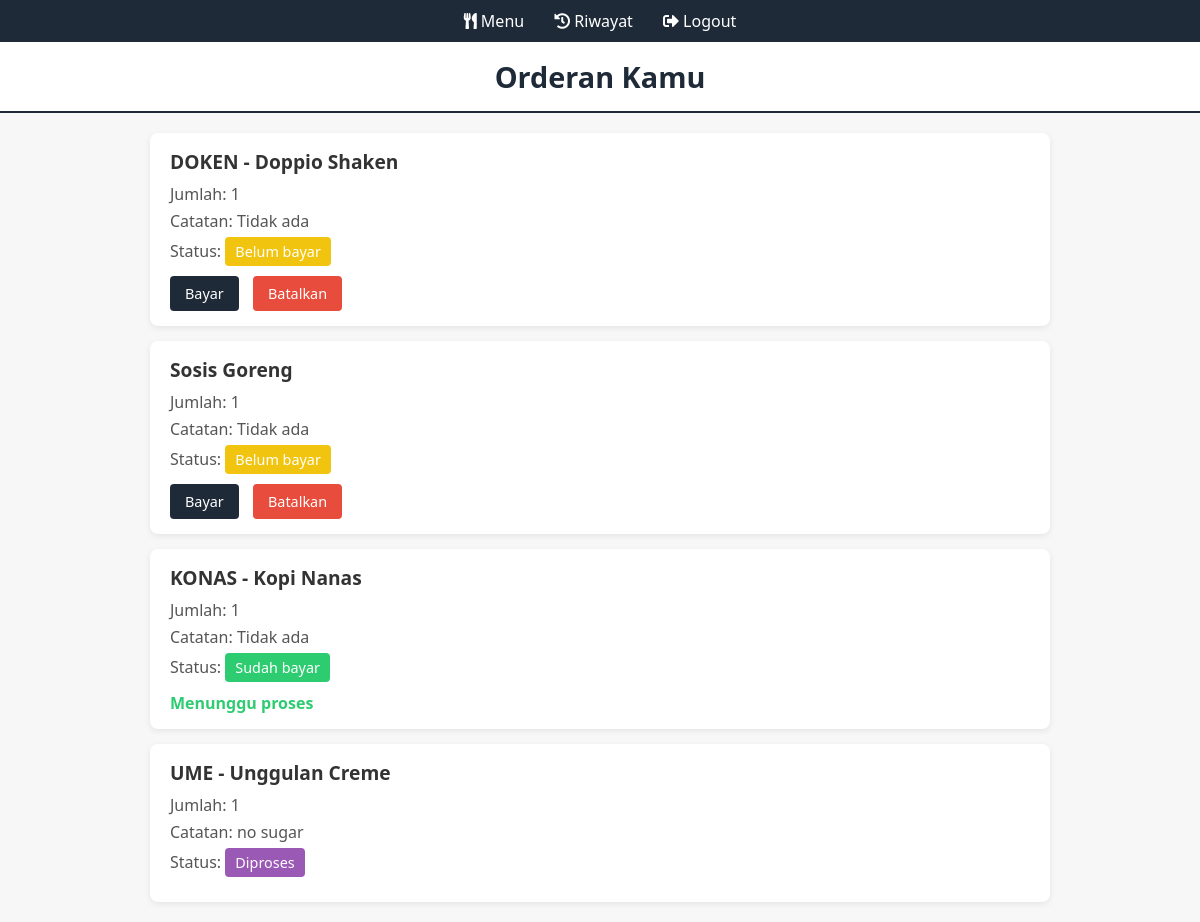
/costumer/menu/orderan_kamu.php (signed in), run on the app's committed database.
### tables this page shows
CREATE TABLE `tb_detail_pesanan` (
  `id` int(11) NOT NULL,
  `pesanan_id` int(11) NOT NULL,
  `menu_id` int(11) NOT NULL,
  `jumlah` int(11) NOT NULL,
  `catatan` text DEFAULT NULL,
  `harga` int(11) NOT NULL,
  `total_harga` int(11) NOT NULL
);

CREATE TABLE `tb_menu` (
  `kd_menu` int(11) NOT NULL,
  `menu` varchar(100) NOT NULL,
  `jenis` varchar(20) NOT NULL,
  `harga` int(11) NOT NULL,
  `status` varchar(15) NOT NULL,
  `foto` varchar(100) NOT NULL,
  `kd_kategori` int(11) NOT NULL
);

CREATE TABLE `tb_pesanan` (
  `id` int(11) NOT NULL,
  `user_id` int(11) NOT NULL,
  `no_meja` int(11) DEFAULT NULL,
  `total_harga` int(11) NOT NULL,
  `status` enum('belum_bayar','sudah_bayar','diproses','selesai','dibatalkan') DEFAULT 'belum_bayar',
  `created_at` timestamp NOT NULL DEFAULT current_timestamp(),
  `updated_at` timestamp NOT NULL DEFAULT current_timestamp() ON UPDATE current_timestamp()
);

### costumer/menu/orderan_kamu.php (the view, shortened to what this page needs)
<?php
include '../../config/koneksi.php';
$id_user = $_SESSION['id_user'];
$query_order = "SELECT p.*, dp.*, m.menu, dp.catatan
                FROM tb_pesanan p
                JOIN tb_detail_pesanan dp ON p.id = dp.pesanan_id
                JOIN tb_menu m ON dp.menu_id = m.kd_menu
                WHERE p.user_id = $id_user AND p.status IN ('belum_bayar', 'sudah_bayar','diproses')
                ORDER BY p.created_at DESC";
$result_order = mysqli_query($koneksi, $query_order);
?>
<!DOCTYPE html>
<html lang="id">
<head>
    <link rel="stylesheet" href="https://cdnjs.cloudflare.com/ajax/libs/font-awesome/5.15.3/css/all.min.css">
</head>
<body>
    <div class="navbar">
        <a href="daftarmenu.php"><i class="fas fa-utensils"></i> Menu</a>
        <a href="riwayat_pesanan.php"><i class="fas fa-history"></i> Riwayat</a>
        <a href="logout.php"><i class="fas fa-sign-out-alt"></i> Logout</a>
    </div>
    <div class="judul">Orderan Kamu</div>
    <div class="container">
        <?php if (mysqli_num_rows($result_order) > 0): ?>
            <?php while ($row = mysqli_fetch_assoc($result_order)): ?>
                <div class="order-item">
                    <div class="menu-title"><?php echo $row['menu']; ?></div>
                    <div class="order-details">
                        <p><span>Jumlah:</span> <?php echo $row['jumlah']; ?></p>
                        <p><span>Catatan:</span> <?php echo $row['catatan'] ?: 'Tidak ada'; ?></p>
                        <p><span>Status:</span>
                            <span class="status <?php echo strtolower($row['status']); ?>">
                                <?php echo ucfirst(str_replace('_', ' ', $row['status'])); ?>
                            </span>
                        </p>
                    </div>
                    <div class="actions">
                        <?php if ($row['status'] == 'belum_bayar'): ?>
                            <a href="bayar.php?pesanan_id=<?php echo $row['pesanan_id']; ?>" class="bayar">Bayar</a>
                            <a href="batal.php?pesanan_id=<?php echo $row['pesanan_id']; ?>" class="batal">Batalkan</a>
                        <?php elseif ($row['status'] == 'sudah_bayar'): ?>
                            <span style="color: var(--success-color); font-weight: bold;">Menunggu proses</span>
                        <?php endif; ?>
                    </div>
                </div>
            <?php endwhile; ?>
        <?php else: ?>
            <div class="empty">
                <p>Belum ada pesanan.</p>
            </div>
        <?php endif; ?>
    </div>
</body>
</html>

### costumer/menu/orderan_kamu.php (style rules this page uses)
:root { --primary-color: #1f2a38; --danger-color: #e74c3c; --success-color: #2ecc71; --warning-color: #f1c40f; --bg-light: #f7f7f7; --text-color: #333; }
body { font-family: 'Segoe UI', sans-serif; background-color: var(--bg-light); margin: 0; padding: 0; }
.navbar { background-color: var(--primary-color); padding: 10px 0; display: flex; justify-content: center; gap: 30px; }
.navbar a { color: white; text-decoration: none; font-weight: 500; }
.judul { background-color: white; padding: 15px 20px; text-align: center; font-size: 1.8rem; font-weight: bold; color: var(--primary-color); border-bottom: 2px solid var(--primary-color); }
.container { max-width: 900px; margin: 20px auto; padding: 0 15px; }
.order-item { background: white; margin-bottom: 15px; border-radius: 8px; box-shadow: 0 2px 6px rgba(0,0,0,0.08); padding: 15px 20px; }
.menu-title { font-size: 1.2rem; font-weight: bold; margin-bottom: 8px; color: var(--text-color); }
.order-details p { margin: 5px 0; color: #555; }
.order-details span { font-weight: 500; }
.status { display: inline-block; padding: 5px 10px; border-radius: 4px; font-size: 0.9rem; font-weight: 600; }
.status.belum_bayar { background-color: var(--warning-color); color: white; }
.status.sudah_bayar { background-color: var(--success-color); color: white; }
.status.diproses { background-color: #9b59b6; color: white; }
.actions { margin-top: 10px; }
.actions a { display: inline-block; margin-right: 10px; padding: 8px 15px; font-size: 0.9rem; border-radius: 4px; text-decoration: none; color: white; }
.actions .bayar { background-color: var(--primary-color); }
.actions .batal { background-color: var(--danger-color); }

### data on the page
tb_detail_pesanan: menu.menu "DOKEN - Doppio Shaken", jumlah "1", catatan "Tidak ada", pesanan.status "Belum bayar"
tb_detail_pesanan: menu.menu "Sosis Goreng", jumlah "1", catatan "Tidak ada", pesanan.status "Belum bayar"
tb_detail_pesanan: menu.menu "KONAS - Kopi Nanas", jumlah "1", catatan "Tidak ada", pesanan.status "Sudah bayar", shows "Menunggu proses"
tb_detail_pesanan: menu.menu "UME - Unggulan Creme", jumlah "1", catatan "no sugar", pesanan.status "Diproses"
